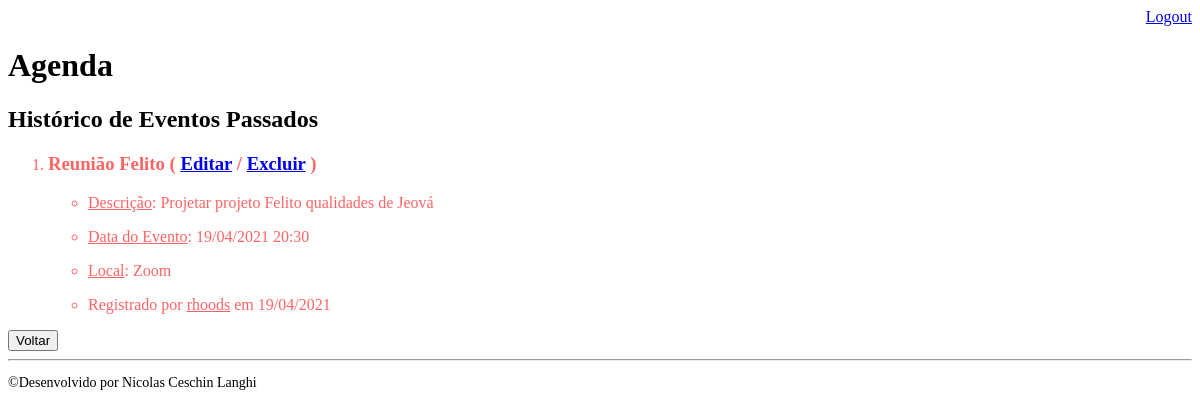
The app's page /agenda/historico/ (signed in), older data.
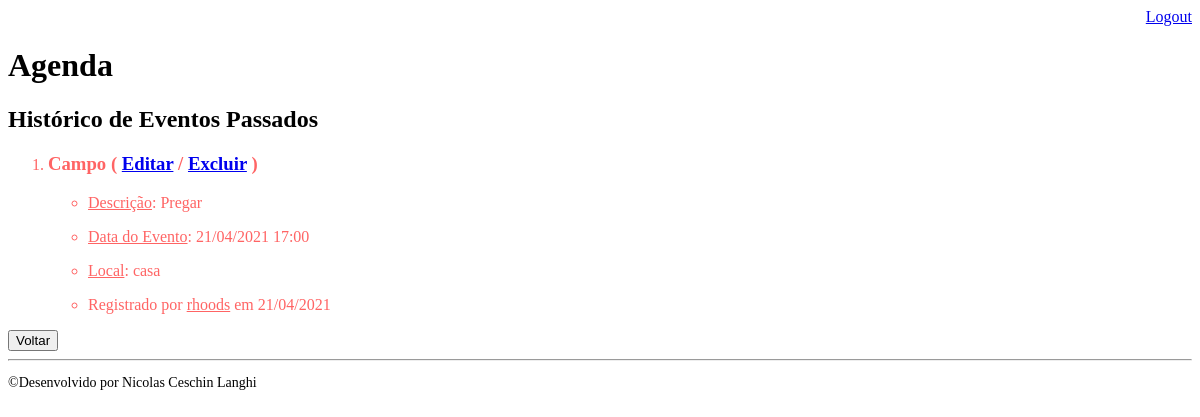
The same page, newer data.
### core/models.py (models this page shows, shortened)
class Evento(models.Model):
    titulo = models.CharField(max_length=100)
    descricao = models.TextField(blank=True, null=True)
    data_evento = models.DateTimeField(verbose_name='Data do Evento')
    local = models.CharField(max_length=100, blank=True, null=True)
    lixo = models.BooleanField(default=False)
    data_criacao = models.DateTimeField(auto_now=True)
    usuario = models.ForeignKey(User, on_delete=models.CASCADE)
    class Meta:
        db_table = 'evento'
    def get_data_evento(self):
        return self.data_evento.strftime('%d/%m/%Y %H:%M')
    def get_data_criacao(self):
        return self.data_criacao.strftime('%d/%m/%Y')
    def get_evento_atrasado(self):
        if self.data_evento < datetime.now():
            return True
        else:
            return False

### core/views.py (the view)
# urls.py: path('agenda/historico/', views.historico_eventos),
@login_required(login_url='/login/')
def historico_eventos(request):
    usuario = request.user
    evento = Evento.objects.filter(usuario=usuario)
    dados = {'eventos': evento}
    return render(request, 'historico.html', dados)

### templates/historico.html
{% extends "model-page.html" %}
{% block content %}
<h2>Histórico de Eventos Passados</h2>
<ol style="color: rgb(255, 100, 100)">
    {% for evento in eventos %}
    {% if evento.get_evento_atrasado %}
    {% if not evento.lixo %}
    <li><h3>
        <div>
            {{ evento.titulo }}
            ( <a href="../evento/?id={{ evento.id }}">Editar</a> /
            <a href="../delete/{{ evento.id }}">Excluir</a> )
        </div>
    </h3></li>
    <ul>
        {% if evento.descricao != '' %}
            <li><p><ins>Descrição</ins>: {{ evento.descricao }}</p></li>
            {% endif %}
            <li><p><ins>Data do Evento</ins>: {{ evento.get_data_evento }}</p></li>
            {% if evento.local is not None %}
            <li><p><ins>Local</ins>: {{ evento.local }}</p></li>
            {% endif %}
            <li><p>Registrado por <ins>{{ evento.usuario }}</ins> em {{ evento.get_data_criacao }}</p></li>
    </ul>
    {% endif %}
    {% endif %}
    {% endfor %}
</ol>
<a href="/">
    <button type="button">Voltar</button>
</a>
{% endblock %}

Row changes from the older to the newer data that the page shows:
removed Evento: titulo "Reunião Felito", descricao "Projetar projeto Felito qualidades de Jeová", get_data_evento "19/04/2021 20:30", local "Zoom", usuario "rhoods", get_data_criacao "19/04/2021"
added Evento: titulo "Campo", descricao "Pregar", get_data_evento "21/04/2021 17:00", local "casa", usuario "rhoods", get_data_criacao "21/04/2021"
